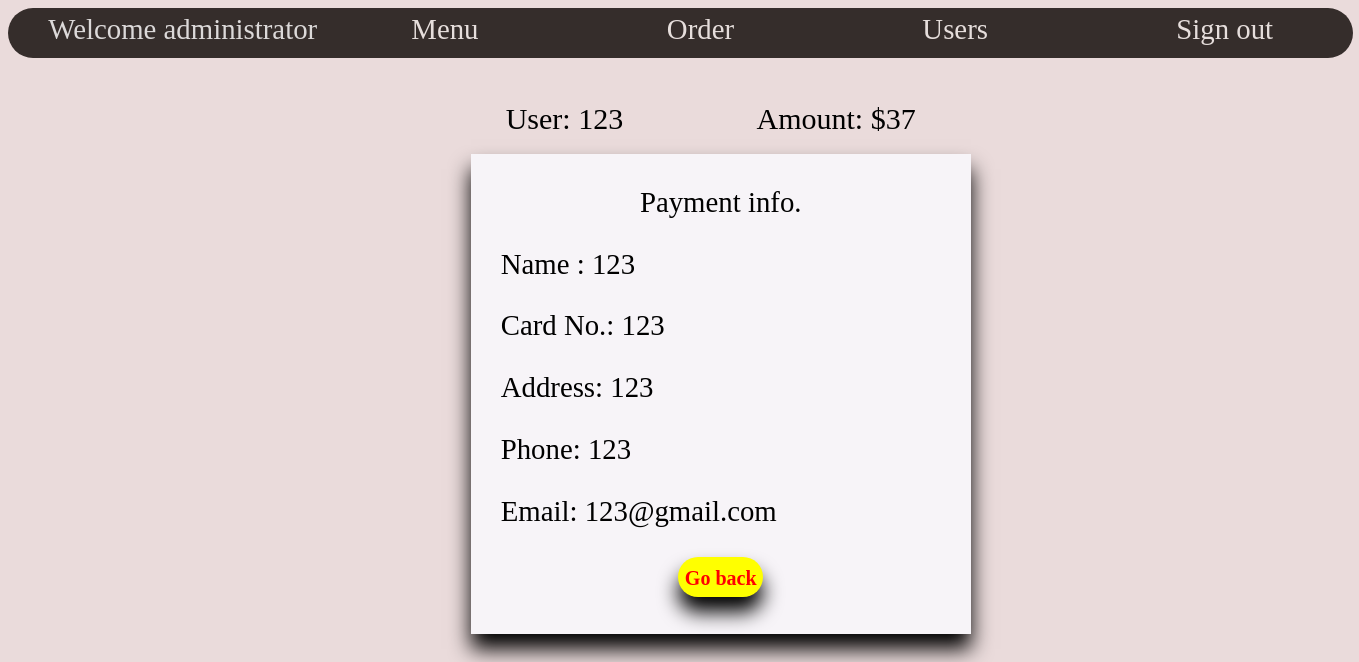
The page /admin/paymentinfo.php?orderid=137 (signed in) on the database its author committed.
### tables this page shows
CREATE TABLE `forder` (
  `id` int(255) NOT NULL,
  `userid` int(255) NOT NULL,
  `username` text NOT NULL,
  `cardname` text NOT NULL,
  `phone` text NOT NULL,
  `address` text NOT NULL,
  `email` text NOT NULL,
  `bankinfo` text NOT NULL,
  `date` datetime NOT NULL,
  `accountemail` text NOT NULL,
  `accountphone` text NOT NULL,
  `deliveryorpickup` int(100) NOT NULL,
  `deliveryaddress` text NOT NULL,
  `deliveryphone` text NOT NULL,
  `status` int(11) NOT NULL
);

### admin/paymentinfo.php (the view, shortened to what this page needs)
<?php
   include("functions/connection.php");
   $id=$_GET['orderid']
?>
<html>
<head>
   <link href="pages style/mainpage.css" rel="stylesheet">
</head>
<body>
   <div id="box1">
       <section id="text">Welcome administrator<a href="menu.php" id="menubutton">Menu</a><a href="order.php" id="orderbutton">Order</a><a href="user.php" id="userbutton">Users</a><a href="logout.php" id="logoutbutton">Sign out</a><section>
   </div>
    <div style="margin:0 auto; height: 8%;"></div>
    <div style="margin:0 auto; width:1300px; min-width:1320px;">
   <div style="width: 1000px;margin-top: 30px; margin-left: 190px; font-size: 30px; text-align: center;">User:
    <?php
      $userquery="select * from forder where id=$id";
      $userresult= mysqli_query($con,$userquery);
      $user = mysqli_fetch_array($userresult);
      echo $user['username'];
    ?>
    &nbsp;&nbsp;&nbsp;&nbsp;&nbsp;&nbsp;&nbsp;&nbsp;&nbsp;&nbsp;&nbsp;&nbsp;&nbsp;&nbsp;&nbsp;&nbsp;
    Amount:
    <?php
      $amountquery="select * from dorder where orderid=$id";
      $amountresult= mysqli_query($con,$amountquery);
      $total=0;
      while($amount = mysqli_fetch_array($amountresult))
      {
        $qtyamount=$amount['qty'] * $amount['price'];
        $total += $qtyamount;
      }
      echo "$".$total;
    ?>
   </div><br>
   <div id="paymentbox" >
    <div style="height:3px"></div>
    <p align="center">Payment info.</p>
     <?php
         $query="select * from forder where id=$id";
         $result= mysqli_query($con,$query);
         $row = mysqli_fetch_array($result);
     ?>
         <p align="left" style="margin-left:30px">Name : <?php echo $row['cardname'] ?></p>
         <p align="left" style="margin-left:30px">Card No.: <?php echo $row['bankinfo'] ?></p>
         <p align="left" style="margin-left:30px">Address: <?php echo $row['address'] ?></p>
         <p align="left" style="margin-left:30px">Phone: <?php echo $row['phone'] ?></p>
         <p align="left" style="margin-left:30px">Email: <?php echo $row['email'] ?></p>
     <div id="paymentgobutton">
       <a href="order.php" id="paymentgobutton">Go back</a>
     </div>
   </div>
</div>
   <br><br>
</body>
</html>

### admin/pages style/mainpage.css (style rules this page uses)
body { background-color: #EADBDB; width:99%; min-width:1341px; height:100%; min-height: 600px; }
#box1 { font-size: 180%; background-color: #352D2B; width: 99%; min-width: 1330px;; height: 50px; min-height: 50px; max-height: 50px; border-radius: 200px; position: fixed; }
#text { position: relative; left: 3%; top: 10%; width: 70%; color: #DCD9D9; }
a#menubutton { text-decoration: none; position: relative; left: 10%; color: #E6DEDC; }
a#orderbutton { text-decoration: none; position: relative; left: 30%; color: #E6DEDC; }
a#userbutton { text-decoration: none; position: relative; left: 50%; color: #E6DEDC; }
a#logoutbutton { text-decoration: none; position: relative; left: 70%; color: #E6DEDC; }
div#paymentbox { font-size: 180%; background: rgba(250,250,255,.8); box-shadow: 0 15px 20px rgba(0,0,0,2); width: 500px; min-width: 500px;; height: 480px; min-height: 480px; margin-left: 450px; }
div#paymentgobutton { width: 85px; height: 30px; background-color: yellow; box-shadow: 0 15px 20px rgba(0,0,0,2); border-radius: 190px; text-align: center; margin: auto; padding-top: 10px; }
a#paymentgobutton { text-decoration: none; color:black ; font-size: 20px; color: red; font-weight:bold; }

### rows shown on the page
forder: username "123", cardname "123", bankinfo "123", address "123", phone "123", email "123@gmail.com"

### other values the page prints
$total "37"
